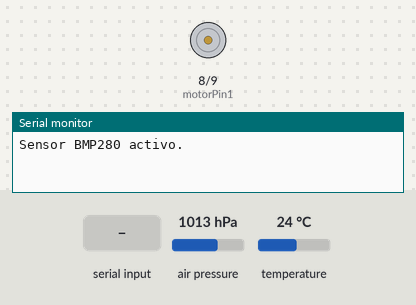
This sketch was run on a simulated Arduino Uno, built with avr-gcc and run on an emulated ATmega328P. On the bench: motor-driver pin pairs drawn as motors (green arrow = first pin HIGH = forward, orange = second pin HIGH = backward, longer = more drive), the last lines printed to the serial monitor. The inputs (shaded band) are chosen by the test bench; at power-on: air pressure 1013 hPa, temperature 24 °C.

Above: at 1.2 s.
1.3 s: "<1>" received over the second serial link
At 3.2 s:
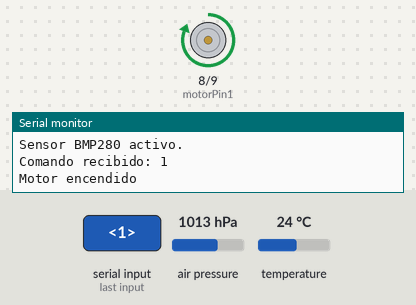
3.5 s: "<2>" received over the second serial link
At 5.4 s:
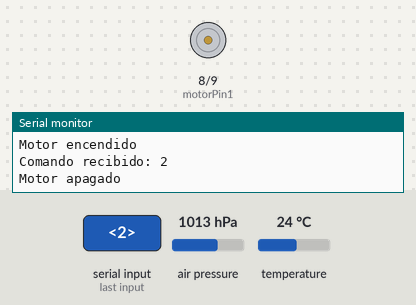
Timing chart, 0 to 6.9 s (numbered marks = the images above; inputs shaded):
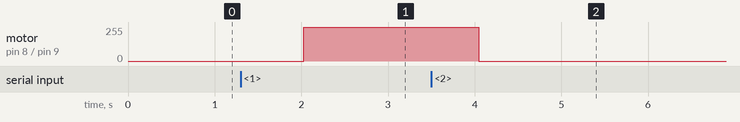

The sketch:

cansat_envia.ino
```cpp
#include <Wire.h>
#include <Adafruit_Sensor.h>
#include <Adafruit_BMP280.h>
#include <SoftwareSerial.h>

Adafruit_BMP280 bmp;
SoftwareSerial XBee(10, 11);  // RX, TX

const int motorPin1 = 8;
const int motorPin2 = 9;

char incomingByte;
bool started = false, ended = false;
char msg[5];                  // Buffer para almacenar el comando
byte index = 0;

unsigned long previousMillisComando = 0;  // Para el temporizador de comunicación
const long timeoutComando = 5000;         // Tiempo máximo de espera para comunicación (5 segundos)

bool sensorActivo = false;                // Indica si el sensor BMP280 está funcionando

void setup() {
  Serial.begin(115200);
  XBee.begin(115200);

  pinMode(motorPin1, OUTPUT);
  pinMode(motorPin2, OUTPUT);

  digitalWrite(motorPin1, LOW);
  digitalWrite(motorPin2, LOW);

  // Inicializar el BMP280
  if (bmp.begin(0x76)) {
    sensorActivo = true;
    Serial.println("Sensor BMP280 activo.");
  } else {
    sensorActivo = false;
    Serial.println("Error: Sensor BMP280 no detectado.");
  }
}

void loop() {
  // **Enviar datos del sensor si está activo**
  if (sensorActivo) {
    float temp = bmp.readTemperature();
    float presion = bmp.readPressure();
    float altitud = bmp.readAltitude(1013.25);

    // Enviar datos del sensor
    XBee.print('<');
    XBee.print("Temp:"); XBee.print(temp);    XBee.print(',');
    XBee.print("Presion:"); XBee.print(presion); XBee.print(',');
    XBee.print("Altura:"); XBee.print(altitud);
    XBee.println('>');
  } else {
    XBee.println("NO HAY COMUNICACIÓN");  // Si el sensor no está activo
  }

  // **Procesar comandos recibidos**
  bool comandoRecibido = false;  // Bandera para registrar si se recibe un comando

  while (XBee.available() > 0) {
    incomingByte = XBee.read();

    if (incomingByte == '<') {        // Detectar inicio del mensaje
      started = true;
      index = 0;
      msg[index] = '\0';
    }
    else if (incomingByte == '>') {  // Detectar fin del mensaje
      ended = true;
      break;
    }
    else if (started && index < 4) {  // Almacenar el comando
      msg[index++] = incomingByte;
      msg[index] = '\0';
    }
  }

  if (started && ended) {
    Serial.print("Comando recibido: ");
    Serial.println(msg);

    if (strcmp(msg, "1") == 0) {      // Encender motor
      digitalWrite(motorPin1, HIGH);
      digitalWrite(motorPin2, LOW);
      Serial.println("Motor encendido");
      XBee.println("MOTOR ACTIVO");
    }
    else if (strcmp(msg, "2") == 0) { // Apagar motor
      digitalWrite(motorPin1, LOW);
      digitalWrite(motorPin2, LOW);
      Serial.println("Motor apagado");
      XBee.println("MOTOR APAGADO");
    }

    comandoRecibido = true;                     // Indicar que llegó un comando
    previousMillisComando = millis();          // Reiniciar el temporizador
    started = false;
    ended = false;
  }

  // **Verificar si no llegan comandos dentro del tiempo permitido**
  if (millis() - previousMillisComando >= timeoutComando && !comandoRecibido) {
    XBee.println("NO HAY COMUNICACIÓN");       // Avisar de la falta de comandos
    previousMillisComando = millis();         // Reiniciar el temporizador para evitar múltiples envíos
  }

  delay(1000);  // Retraso para evitar saturar la transmisión
}
```

Measured:
- after the input at 1.3 s, motor on pin 8 (motorPin1) / pin 9 (motorPin2): stopped → forward 255/255 after 0.73 s
- after the input at 3.5 s, motor on pin 8 (motorPin1) / pin 9 (motorPin2): forward 255/255 → stopped after 0.55 s
